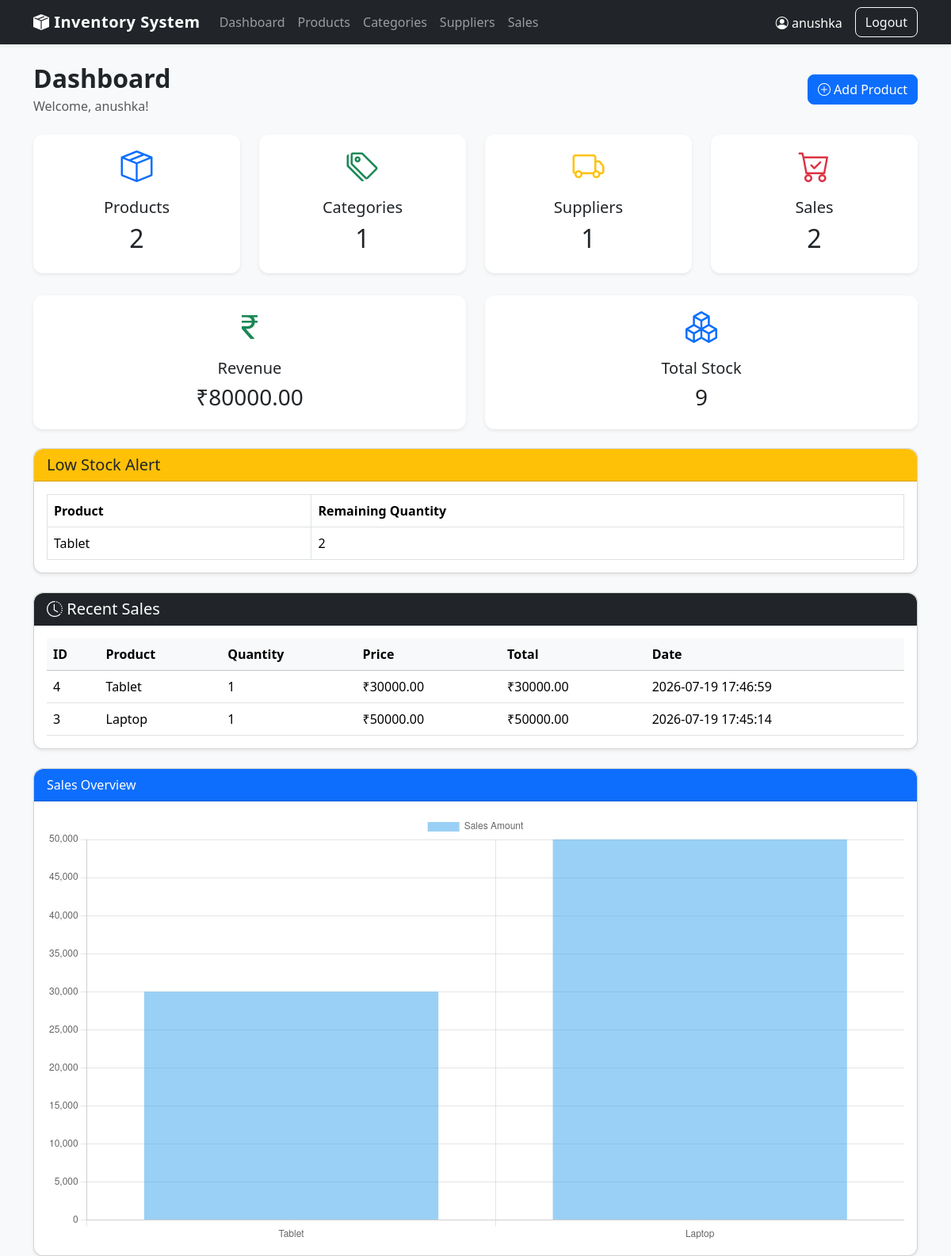
Page / (signed in) on the earlier database version.
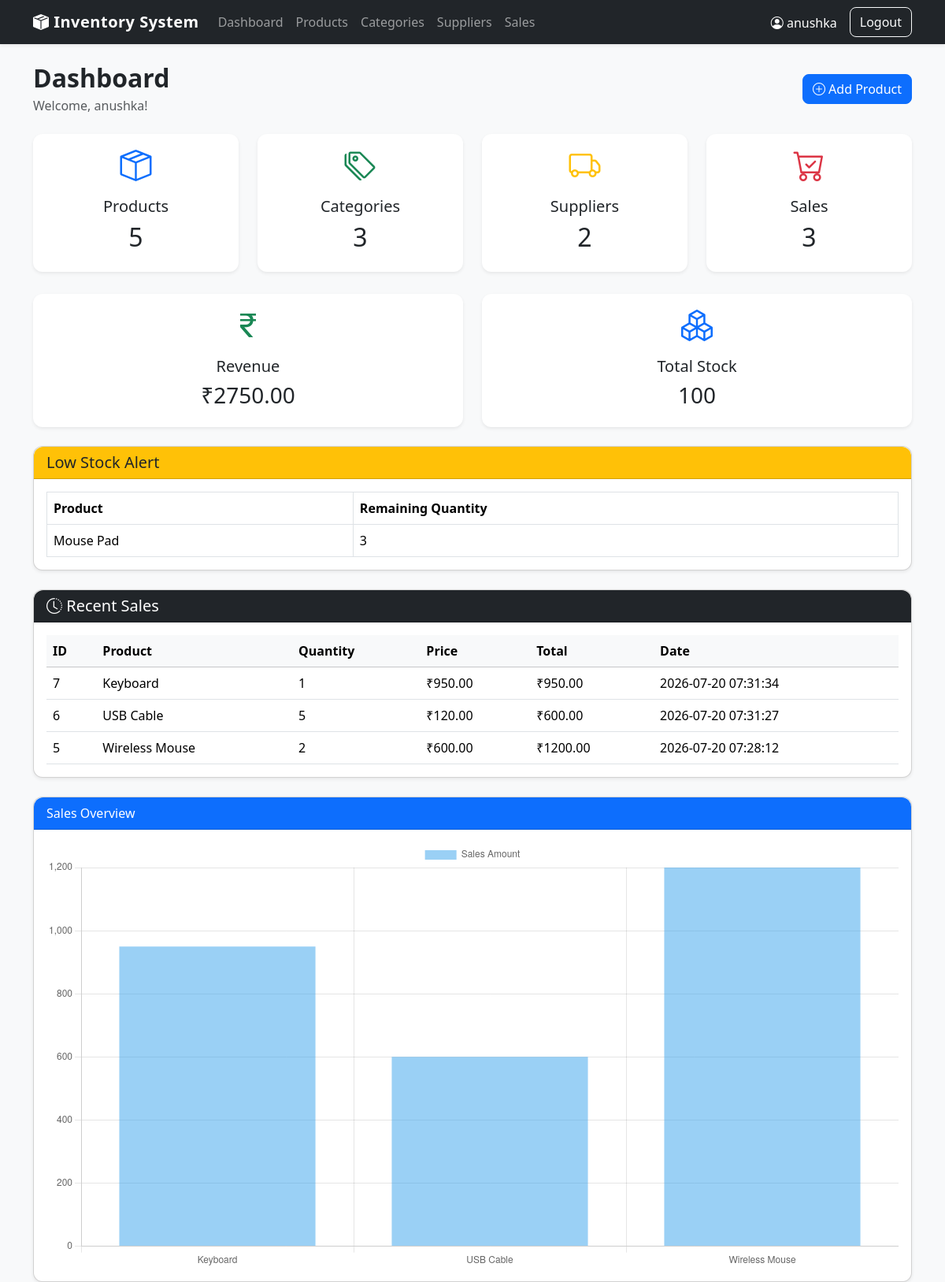
Same page on the later database version.
### tables this page shows
CREATE TABLE products (
        id INTEGER PRIMARY KEY AUTOINCREMENT,
        name TEXT NOT NULL,
        category_id INTEGER,
        supplier_id INTEGER,
        quantity INTEGER NOT NULL DEFAULT 0,
        purchase_price REAL NOT NULL DEFAULT 0,
        selling_price REAL NOT NULL DEFAULT 0,
        created_at TIMESTAMP DEFAULT CURRENT_TIMESTAMP,
        FOREIGN KEY(category_id)
            REFERENCES categories(id)
            ON DELETE SET NULL,
        FOREIGN KEY(supplier_id)
            REFERENCES suppliers(id)
            ON DELETE SET NULL
    );

CREATE TABLE sales (
        id INTEGER PRIMARY KEY AUTOINCREMENT,
        product_id INTEGER NOT NULL,
        quantity INTEGER NOT NULL,
        selling_price REAL NOT NULL,
        total REAL NOT NULL,
        sold_at TIMESTAMP DEFAULT CURRENT_TIMESTAMP,
        FOREIGN KEY(product_id)
            REFERENCES products(id)
            ON DELETE CASCADE
    );

### routes/dashboard.py (the view)
@dashboard_bp.route("/")
@login_required
def dashboard():
    conn = get_db_connection()
    cursor = conn.cursor()
    total_products = cursor.execute(
        "SELECT COUNT(*) FROM products"
    ).fetchone()[0]
    total_categories = cursor.execute(
        "SELECT COUNT(*) FROM categories"
    ).fetchone()[0]
    total_suppliers = cursor.execute(
        "SELECT COUNT(*) FROM suppliers"
    ).fetchone()[0]
    total_sales = cursor.execute(
        "SELECT COUNT(*) FROM sales"
    ).fetchone()[0]
    revenue = cursor.execute(
        "SELECT COALESCE(SUM(total), 0) FROM sales"
    ).fetchone()[0]
    total_stock = cursor.execute(
        "SELECT COALESCE(SUM(quantity), 0) FROM products"
    ).fetchone()[0]
    inventory_value = cursor.execute(
        """
        SELECT COALESCE(
            SUM(quantity * purchase_price),
            0
        )
        FROM products
        """
    ).fetchone()[0]
    recent_sales = cursor.execute(
        """
        SELECT
            sales.id,
            products.name AS product_name,
            sales.quantity,
            sales.selling_price,
            sales.total,
            sales.sold_at
        FROM sales
        JOIN products
            ON sales.product_id = products.id
        ORDER BY sales.sold_at DESC
        LIMIT 5
        """
    ).fetchall()
    low_stock_products = cursor.execute(
        """
        SELECT name, quantity
        FROM products
        WHERE quantity <= 5
        ORDER BY quantity ASC
        """
    ).fetchall()
    conn.close()
    return render_template(
        "dashboard.html",
        total_products=total_products,
        total_categories=total_categories,
        total_suppliers=total_suppliers,
        total_sales=total_sales,
        total_stock=total_stock,
        revenue=revenue,
        inventory_value=inventory_value,
        recent_sales=recent_sales,
        low_stock_products=low_stock_products,
    )

### database.py (called while the page is built)
def get_db_connection():
    conn = sqlite3.connect(DATABASE)
    conn.row_factory = sqlite3.Row
    conn.execute("PRAGMA foreign_keys = ON")
    return conn

### helpers.py (called while the page is built)
def login_required(f):
    @wraps(f)
    def decorated_function(*args, **kwargs):
        if session.get("user_id") is None:
            flash("Please login first.", "warning")
            return redirect(url_for("auth.login"))
        return f(*args, **kwargs)
    return decorated_function

### templates/dashboard.html (shortened to what this page needs)
{% extends "layout.html" %}
{% block content %}
<div class="d-flex justify-content-between align-items-center mb-4">
    <div>
        <h2 class="fw-bold mb-1">Dashboard</h2>
        <p class="text-muted mb-0">
            Welcome, {{ session["username"] }}!
        </p>
    </div>
    <div>
        <a href="{{ url_for('products.add') }}" class="btn btn-primary">
            <i class="bi bi-plus-circle"></i>
            Add Product
        </a>
    </div>
</div>
<div class="row g-4">
    <div class="col-md-6 col-lg-3">
        <div class="card shadow-sm border-0">
            <div class="card-body text-center">
                <i class="bi bi-box-seam display-5 text-primary"></i>
                <h5 class="mt-3">Products</h5>
                <h2>{{ total_products }}</h2>
            </div>
        </div>
    </div>
    <div class="col-md-6 col-lg-3">
        <div class="card shadow-sm border-0">
            <div class="card-body text-center">
                <i class="bi bi-tags display-5 text-success"></i>
                <h5 class="mt-3">Categories</h5>
                <h2>{{ total_categories }}</h2>
            </div>
        </div>
    </div>
    <div class="col-md-6 col-lg-3">
        <div class="card shadow-sm border-0">
            <div class="card-body text-center">
                <i class="bi bi-truck display-5 text-warning"></i>
                <h5 class="mt-3">Suppliers</h5>
                <h2>{{ total_suppliers }}</h2>
            </div>
        </div>
    </div>
    <div class="col-md-6 col-lg-3">
        <div class="card shadow-sm border-0">
            <div class="card-body text-center">
                <i class="bi bi-cart-check display-5 text-danger"></i>
                <h5 class="mt-3">Sales</h5>
                <h2>{{ total_sales }}</h2>
            </div>
        </div>
    </div>
</div>
<div class="row g-4 mt-1">
    <div class="col-md-6">
        <div class="card shadow-sm border-0">
            <div class="card-body text-center">
                <i class="bi bi-currency-rupee display-5 text-success"></i>
                <h5 class="mt-3">
                    Revenue
                </h5>
                <h3>
                    ₹{{ "%.2f"|format(revenue) }}
                </h3>
            </div>
        </div>
    </div>
    <div class="col-md-6">
        <div class="card shadow-sm border-0">
            <div class="card-body text-center">
                <i class="bi bi-boxes display-5 text-primary"></i>
                <h5 class="mt-3">
                    Total Stock
                </h5>
                <h3>
                    {{ total_stock }}
                </h3>
            </div>
        </div>
    </div>
</div>
<div class="row mt-4">
    <div class="col-lg-12">
        <div class="card shadow-sm">
            <div class="card-header bg-warning">
                <h5 class="mb-0">
                    Low Stock Alert
                </h5>
            </div>
            <div class="card-body">
                {% if low_stock_products %}
                <table class="table table-bordered">
                    <tr>
                        <th>Product</th>
                        <th>Remaining Quantity</th>
                    </tr>
                    {% for product in low_stock_products %}
                    <tr>
                        <td>{{ product.name }}</td>
                        <td>{{ product.quantity }}</td>
                    </tr>
                    {% endfor %}
                </table>
                {% else %}
                <p class="text-success">
                    All products have enough stock.
                </p>
                {% endif %}
            </div>
        </div>
    </div>
</div>
<div class="row mt-4">
    <div class="col-lg-12">
        <div class="card shadow-sm">
            <div class="card-header bg-dark text-white">
                <h5 class="mb-0">
                    <i class="bi bi-clock-history"></i>
                    Recent Sales
                </h5>
            </div>
            <div class="card-body">
                {% if recent_sales %}
                <div class="table-responsive">
                    <table class="table table-hover align-middle">
                        <thead class="table-light">
                        <tr>
                            <th>ID</th>
                            <th>Product</th>
                            <th>Quantity</th>
                            <th>Price</th>
                            <th>Total</th>
                            <th>Date</th>
                        </tr>
                        </thead>
                        <tbody>
                        {% for sale in recent_sales %}
                        <tr>
                            <td>{{ sale.id }}</td>
                            <td>{{ sale.product_name }}</td>
                            <td>{{ sale.quantity }}</td>
                            <td>₹{{ "%.2f"|format(sale.selling_price) }}</td>
                            <td>₹{{ "%.2f"|format(sale.total) }}</td>
                            <td>{{ sale.sold_at }}</td>
                        </tr>
                        {% endfor %}
                        </tbody>
                    </table>
                </div>
                {% endif %}
            </div>
        </div>
    </div>
</div>
<div class="row mt-4">
    <div class="col-lg-12">
        <div class="card shadow-sm">
            <div class="card-header bg-primary text-white">
                Sales Overview
            </div>
            <div class="card-body">
                <canvas id="salesChart"></canvas>
            </div>
        </div>
    </div>
</div>
<script>
const ctx = document.getElementById('salesChart');
new Chart(ctx, {
    type: 'bar',
    data: {
        labels: [
            {% for sale in recent_sales %}
                "{{ sale.product_name }}",
            {% endfor %}
        ],
        datasets: [{
            label: 'Sales Amount',
            data: [
                {% for sale in recent_sales %}
                    {{ sale.total }},
                {% endfor %}
            ]
        }]
    },
    options: {
        responsive: true,
    }
});
</script>
{% endblock %}

### templates/layout.html (shortened to what this page needs)
<!DOCTYPE html>
<html lang="en">
<head>
    <link href="https://cdn.jsdelivr.net/npm/bootstrap@5.3.7/dist/css/bootstrap.min.css" rel="stylesheet">
    <link href="https://cdn.jsdelivr.net/npm/bootstrap-icons@1.13.1/font/bootstrap-icons.css" rel="stylesheet">
    <link rel="stylesheet" href="{{ url_for('static', filename='css/style.css') }}">
</head>
<body class="bg-light">
    {% if session.get("user_id") %}
    <nav class="navbar navbar-expand-lg navbar-dark bg-dark shadow-sm">
        <div class="container">
            <a class="navbar-brand fw-bold" href="{{ url_for('dashboard.dashboard') }}">
                <i class="bi bi-box-seam-fill"></i>
                Inventory System
            </a>
            <div class="collapse navbar-collapse" id="navbar">
                <ul class="navbar-nav me-auto">
                    <li class="nav-item">
                        <a class="nav-link"
                           href="{{ url_for('dashboard.dashboard') }}">
                            Dashboard
                        </a>
                    </li>
                    <li class="nav-item">
                        <a class="nav-link"
                           href="{{ url_for('products.index') }}">
                            Products
                        </a>
                    </li>
                    <li class="nav-item">
                        <a class="nav-link"
                           href="{{ url_for('categories.index') }}">
                            Categories
                        </a>
                    </li>
                    <li class="nav-item">
                        <a class="nav-link"
                           href="{{ url_for('suppliers.index') }}">
                            Suppliers
                        </a>
                    </li>
                    <li class="nav-item">
                        <a class="nav-link"
                           href="{{ url_for('sales.index') }}">
                            Sales
                        </a>
                    </li>
                </ul>
                <ul class="navbar-nav">
                    <li class="nav-item me-3 mt-2 text-white">
                        <i class="bi bi-person-circle"></i>
                        {{ session["username"] }}
                    </li>
                    <li class="nav-item">
                        <a class="btn btn-outline-light"
                           href="{{ url_for('auth.logout') }}">
                            Logout
                        </a>
                    </li>
                </ul>
            </div>
        </div>
    </nav>
    {% endif %}
    <div class="container mt-4">
        {% block content %}
        {% endblock %}
    </div>
</body>
</html>

### static/css/style.css (style rules this page uses)
body { background-color: #f8f9fa; font-family: "Segoe UI", Arial, sans-serif; }
.navbar-brand { font-weight: 700; letter-spacing: 0.5px; }
.card { border-radius: 12px; }
.card-header { border-radius: 12px 12px 0 0 !important; }
.display-5 { font-size: 2.5rem; }
.table { margin-bottom: 0; }
.table th { white-space: nowrap; }
.btn { border-radius: 8px; }

Differences in the rows shown:
removed products: name "Tablet", quantity "2"
removed sales: id "4", product_name "Tablet", quantity "1", selling_price "30000.00", total "30000.00", sold_at "2026-07-19 17:46:59"
removed sales: id "3", product_name "Laptop", quantity "1", selling_price "50000.00", total "50000.00", sold_at "2026-07-19 17:45:14"
added products: name "Mouse Pad", quantity "3"
added sales: id "7", product_name "Keyboard", quantity "1", selling_price "950.00", total "950.00", sold_at "2026-07-20 07:31:34"
added sales: id "6", product_name "USB Cable", quantity "5", selling_price "120.00", total "600.00", sold_at "2026-07-20 07:31:27"
added sales: id "5", product_name "Wireless Mouse", quantity "2", selling_price "600.00", total "1200.00", sold_at "2026-07-20 07:28:12"
Other differences:
{{ total_products }}: "2" → "5"
{{ total_categories }}: "1" → "3"
{{ total_suppliers }}: "1" → "2"
{{ total_sales }}: "2" → "3"
{{ "%.2f"|format(revenue) }}: "80000.00" → "2750.00"
{{ total_stock }}: "9" → "100"
chart data {{ sale.product_name }}: Tablet, Laptop → Keyboard, USB Cable, Wireless Mouse
chart data {{ sale.total }}: 30000.0, 50000.0 → 950.0, 600.0, 1200.0
